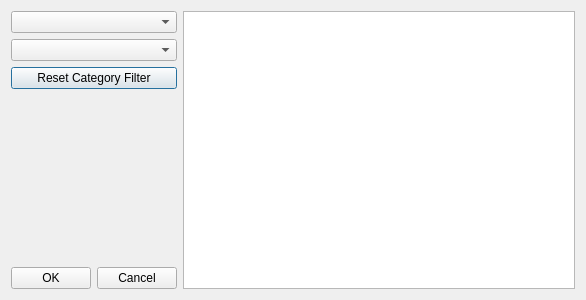
<?xml version="1.0" encoding="UTF-8"?>
<ui version="4.0">
 <class>PBCOpenPlayDialog</class>
 <widget class="QDialog" name="PBCOpenPlayDialog">
  <property name="geometry">
   <rect>
    <x>0</x>
    <y>0</y>
    <width>586</width>
    <height>300</height>
   </rect>
  </property>
  <property name="windowTitle">
   <string>Dialog</string>
  </property>
  <layout class="QHBoxLayout" name="horizontalLayout_2">
   <item>
    <layout class="QVBoxLayout" name="verticalLayout">
     <item>
      <widget class="QComboBox" name="nameComboBox"/>
     </item>
     <item>
      <widget class="QComboBox" name="codeNameComboBox"/>
     </item>
     <item>
      <widget class="QPushButton" name="resetButton">
       <property name="text">
        <string>Reset Category Filter</string>
       </property>
      </widget>
     </item>
     <item>
      <widget class="QLabel" name="filterLabel">
       <property name="text">
        <string/>
       </property>
      </widget>
     </item>
     <item>
      <layout class="QHBoxLayout" name="horizontalLayout">
       <item>
        <widget class="QPushButton" name="okButton">
         <property name="text">
          <string>OK</string>
         </property>
        </widget>
       </item>
       <item>
        <widget class="QPushButton" name="cancelButton">
         <property name="text">
          <string>Cancel</string>
         </property>
        </widget>
       </item>
      </layout>
     </item>
    </layout>
   </item>
   <item>
    <widget class="QListWidget" name="categoryListWidget"/>
   </item>
  </layout>
 </widget>
 <resources/>
 <connections>
  <connection>
   <sender>okButton</sender>
   <signal>clicked()</signal>
   <receiver>PBCOpenPlayDialog</receiver>
   <slot>accept()</slot>
   <hints>
    <hint type="sourcelabel">
     <x>53</x>
     <y>188</y>
    </hint>
    <hint type="destinationlabel">
     <x>299</x>
     <y>149</y>
    </hint>
   </hints>
  </connection>
  <connection>
   <sender>cancelButton</sender>
   <signal>clicked()</signal>
   <receiver>PBCOpenPlayDialog</receiver>
   <slot>reject()</slot>
   <hints>
    <hint type="sourcelabel">
     <x>144</x>
     <y>188</y>
    </hint>
    <hint type="destinationlabel">
     <x>299</x>
     <y>149</y>
    </hint>
   </hints>
  </connection>
  <connection>
   <sender>nameComboBox</sender>
   <signal>activated(int)</signal>
   <receiver>codeNameComboBox</receiver>
   <slot>setCurrentIndex(int)</slot>
   <hints>
    <hint type="sourcelabel">
     <x>98</x>
     <y>26</y>
    </hint>
    <hint type="destinationlabel">
     <x>98</x>
     <y>65</y>
    </hint>
   </hints>
  </connection>
  <connection>
   <sender>codeNameComboBox</sender>
   <signal>activated(int)</signal>
   <receiver>nameComboBox</receiver>
   <slot>setCurrentIndex(int)</slot>
   <hints>
    <hint type="sourcelabel">
     <x>98</x>
     <y>65</y>
    </hint>
    <hint type="destinationlabel">
     <x>98</x>
     <y>26</y>
    </hint>
   </hints>
  </connection>
  <connection>
   <sender>categoryListWidget</sender>
   <signal>itemDoubleClicked(QListWidgetItem*)</signal>
   <receiver>PBCOpenPlayDialog</receiver>
   <slot>filterCategory(QListWidgetItem*)</slot>
   <hints>
    <hint type="sourcelabel">
     <x>392</x>
     <y>149</y>
    </hint>
    <hint type="destinationlabel">
     <x>299</x>
     <y>149</y>
    </hint>
   </hints>
  </connection>
  <connection>
   <sender>resetButton</sender>
   <signal>clicked()</signal>
   <receiver>PBCOpenPlayDialog</receiver>
   <slot>reset()</slot>
   <hints>
    <hint type="sourcelabel">
     <x>98</x>
     <y>101</y>
    </hint>
    <hint type="destinationlabel">
     <x>292</x>
     <y>149</y>
    </hint>
   </hints>
  </connection>
 </connections>
 <slots>
  <slot>reset()</slot>
  <slot>filterCategory(QListWidgetItem*)</slot>
 </slots>
</ui>
